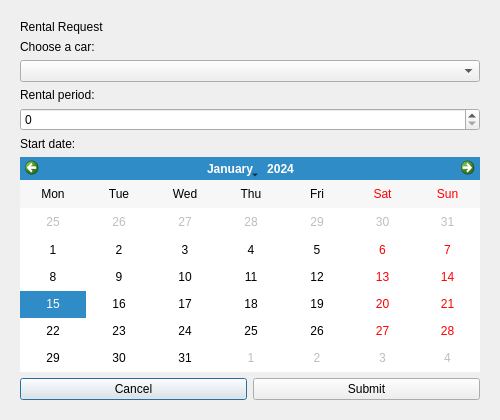
<?xml version="1.0" encoding="UTF-8"?>
<ui version="4.0">
 <class>RentalRequestForm</class>
 <widget class="QDialog" name="RentalRequestForm">
  <property name="geometry">
   <rect>
    <x>0</x>
    <y>0</y>
    <width>500</width>
    <height>420</height>
   </rect>
  </property>
  <property name="windowTitle">
   <string>Rental Request</string>
  </property>
  <layout class="QVBoxLayout" name="verticalLayout">
   <property name="leftMargin">
    <number>20</number>
   </property>
   <property name="topMargin">
    <number>20</number>
   </property>
   <property name="rightMargin">
    <number>20</number>
   </property>
   <property name="bottomMargin">
    <number>20</number>
   </property>
   <item>
    <widget class="QLabel" name="labelHeader">
     <property name="text">
      <string>Rental Request</string>
     </property>
    </widget>
   </item>
   <item>
    <widget class="QLabel" name="labelCar">
     <property name="text">
      <string>Choose a car:</string>
     </property>
    </widget>
   </item>
   <item>
    <widget class="QComboBox" name="carCombo"/>
   </item>
   <item>
    <widget class="QLabel" name="labelDays">
     <property name="text">
      <string>Rental period:</string>
     </property>
    </widget>
   </item>
   <item>
    <widget class="QSpinBox" name="daysSpin"/>
   </item>
   <item>
    <widget class="QLabel" name="labelDate">
     <property name="text">
      <string>Start date:</string>
     </property>
    </widget>
   </item>
   <item>
    <widget class="QCalendarWidget" name="calendar">
     <property name="verticalHeaderFormat">
      <enum>QCalendarWidget::VerticalHeaderFormat::NoVerticalHeader</enum>
     </property>
    </widget>
   </item>
   <item>
    <layout class="QHBoxLayout" name="buttonRow">
     <item>
      <widget class="QPushButton" name="cancelButton">
       <property name="text">
        <string>Cancel</string>
       </property>
      </widget>
     </item>
     <item>
      <widget class="QPushButton" name="submitButton">
       <property name="text">
        <string>Submit</string>
       </property>
      </widget>
     </item>
    </layout>
   </item>
  </layout>
 </widget>
 <resources/>
 <connections/>
</ui>
